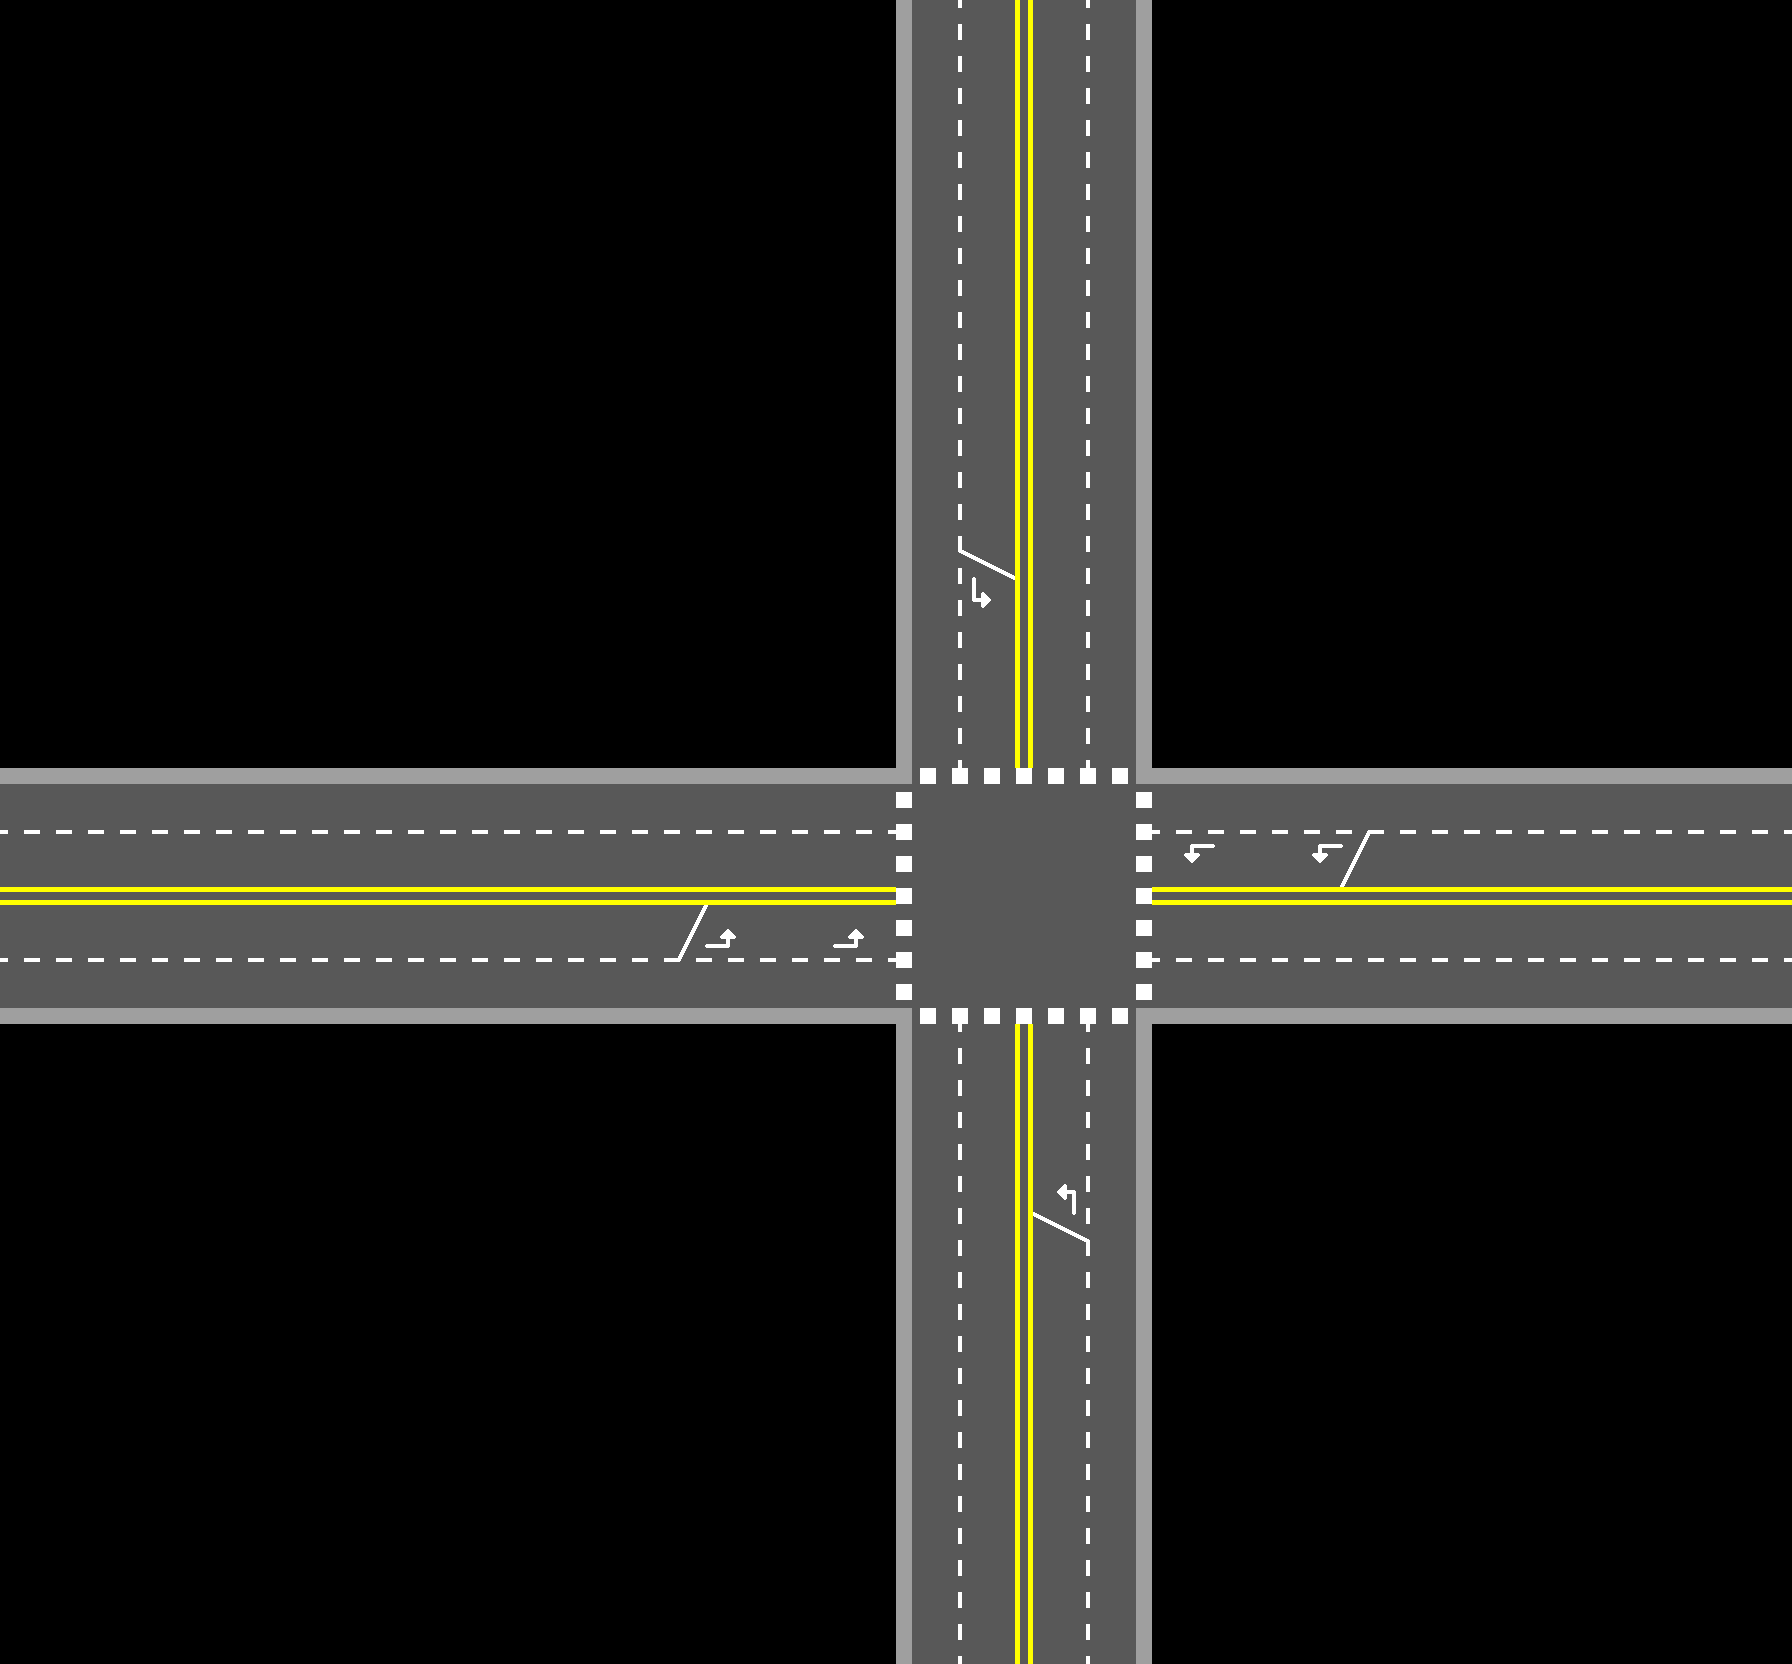

Below is a game level as drawn by its tile map, then a one-line description and the .tmx file that defines it, in full:
An orthogonal 14x13 tile map with 128x128 px tiles, 1 tile layer (Tile Layer 1).

<map version="1.9" tiledversion="1.11.2" orientation="orthogonal" renderorder="right-down" width="14" height="13" tilewidth="128" tileheight="128" infinite="0" nextlayerid="3" nextobjectid="1">
 <editorsettings>
  <export target="traffic.json" format="json" />
 </editorsettings>
 <tileset firstgid="1" name="tiles" tilewidth="128" tileheight="128" tilecount="16" columns="8">
  <image source="../gfx/tiles.png" width="1024" height="256" />
 </tileset>
 <layer id="1" name="Tile Layer 1" width="14" height="13">
  <data encoding="csv">
0,0,0,0,0,0,0,3,4,0,0,0,0,0,
0,0,0,0,0,0,0,3,4,0,0,0,0,0,
0,0,0,0,0,0,0,3,4,0,0,0,0,0,
0,0,0,0,0,0,0,3,4,0,0,0,0,0,
0,0,0,0,0,0,0,11,4,0,0,0,0,0,
0,0,0,0,0,0,0,3,4,0,0,0,0,0,
1,1,1,1,1,1,1,5,6,13,9,1,1,1,
2,2,2,2,2,10,14,7,8,2,2,2,2,2,
0,0,0,0,0,0,0,3,4,0,0,0,0,0,
0,0,0,0,0,0,0,3,12,0,0,0,0,0,
0,0,0,0,0,0,0,3,4,0,0,0,0,0,
0,0,0,0,0,0,0,3,4,0,0,0,0,0,
0,0,0,0,0,0,0,3,4,0,0,0,0,0
</data>
 </layer>
</map>
